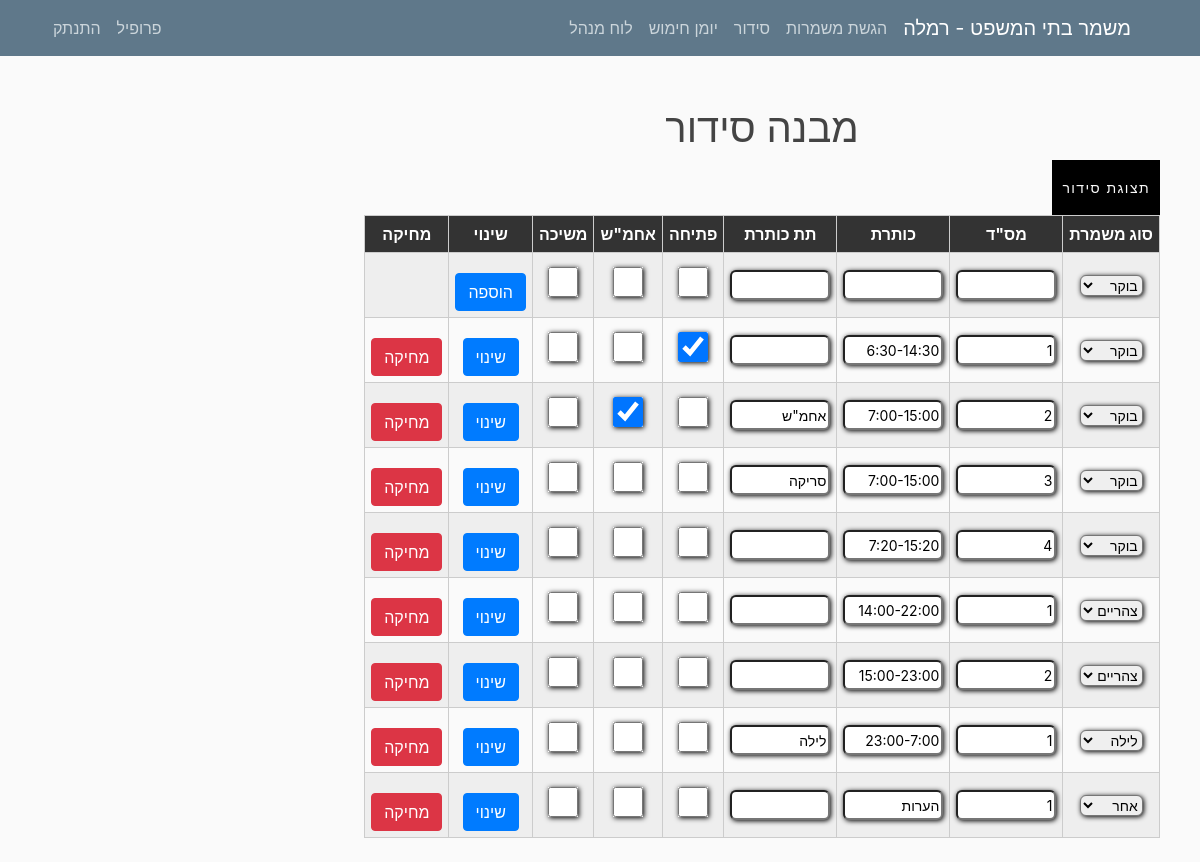
/organization/design/ (signed in), run on an earlier commit of the app's database.
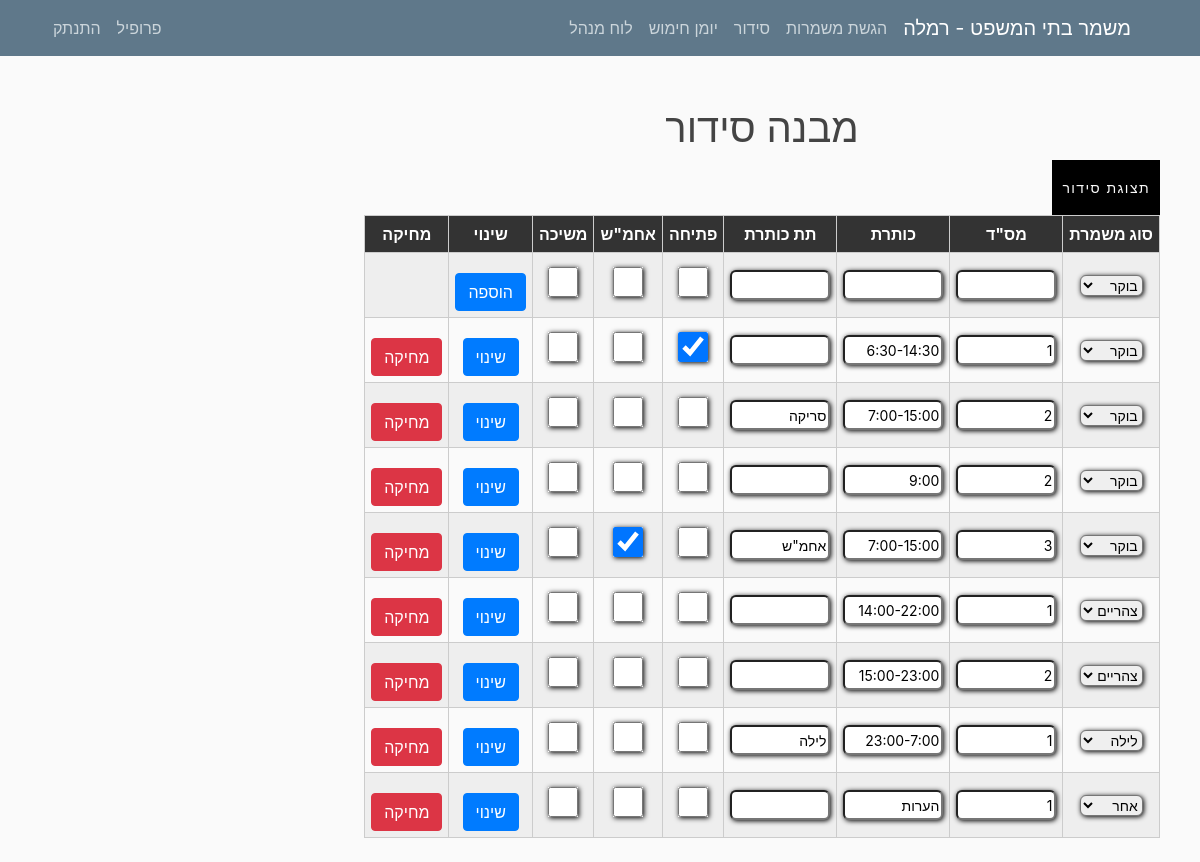
And on a later commit of the database.
### mishmar/models.py (models this page shows, shortened)
class Settings(models.Model):
    submitting = models.BooleanField(default=True, verbose_name="ניתן להגיש/לשנות הגשות")
    pin_code = models.IntegerField(default=1234, verbose_name="קוד זיהוי")
    officer = models.CharField(max_length=20, verbose_name="קצין מתקן")
    city = models.CharField(max_length=100, verbose_name="עיר")
    max_seq0 = models.IntegerField(default=2, verbose_name="מספר רצפים מקסימלי לילה לצהריים")
    max_seq1 = models.IntegerField(default=2, verbose_name="מספר רצפים מקסימלי צהריים לבוקר")
    version = models.CharField(max_length=10, default="1.0", verbose_name="גרסה")
    friday_morning = models.BooleanField(default=False, verbose_name="שישי בוקר נחשב במינימום הגשות?", blank=True)
    friday_noon = models.BooleanField(default=False, verbose_name="שישי בצהריים נחשב במינימום הגשות?", blank=True)
    num_mags = models.PositiveIntegerField(default=3, verbose_name="מספר מחסניות")
    hand_cuffs = models.PositiveIntegerField(default=8, verbose_name="מספר אזיקים")
    num_mag_cases = models.PositiveIntegerField(default=8, verbose_name="מספר פונדות")
    num_gun_cases = models.PositiveIntegerField(default=8, verbose_name="מספר נרתיקים")

class OrganizationShift(models.Model):
    title = models.CharField(max_length=200, verbose_name="משמרת")
    index = models.IntegerField(default=1, verbose_name="מספר משמרת")
    shift_num = models.IntegerField(default=1, verbose_name="סוג משמרת")
    sub_title = models.CharField(max_length=200, verbose_name="כותרת משמרת", blank=True, null=True)
    opening = models.BooleanField(default=False, verbose_name="פתיחה", blank=True)
    manager = models.BooleanField(default=False, verbose_name="אחמש", blank=True)
    pull = models.BooleanField(default=False, verbose_name="משיכה", blank=True)

### users/models.py (models this page shows, shortened)
class UserSettings(models.Model):
    user = models.OneToOneField(User, on_delete=models.CASCADE)
    nickname = models.CharField(default="אין", max_length=20, verbose_name="כינוי", blank=True)
    night = models.IntegerField(default=0, verbose_name="לילה")
    sat_night = models.IntegerField(default=0, verbose_name="שישי לילה/מוצ\"ש")
    fri_noon = models.IntegerField(default=0, verbose_name="שישי צהריים")
    sat_morning = models.IntegerField(default=0, verbose_name="שבת בוקר/צהריים")
    image = models.TextField(default="", verbose_name="תמונה", blank=True)
    sat = models.BooleanField(default=False, verbose_name="עושה רק מוצ\"ש")
    language = models.CharField(default="hebrew", max_length=30, verbose_name="שפה")
    class Meta:
        verbose_name = "הגדרות משתמש"
        verbose_name_plural = "הגדרות משתמשים"

### mishmar/views.py (the view, shortened to what this page needs)
# urls.py: path('organization/design/', organization_shift_view, name="organization-design"),
@staff_member_required
def organization_shift_view(request):
    context = {}
    days = []
    for x in range(7):
        days.append(datetime.date.today() + datetime.timedelta(days=x))
    shifts = OrganizationShift.objects.all().order_by('shift_num', 'index')
    context = {
        "shifts": shifts,
        "days": days,
    }
    return render(request, 'mishmar/organization_shift.html', context)

### mishmar/views.py (called while the page is built)
@register.filter
def get_city(string):
    settings = Settings.objects.all().first()
    return settings.city

@register.filter
def isStaff(user):
    return user.groups.filter(name='staff').exists()

@register.filter
def getmonth(month):
    letter = month.lower()[0]
    if (letter >= 'a' and letter <= 'z'):
        return month
    else:
        months_he = ["ינו", "פבר", "מרץ", "אפר", "מאי", "יונ", "יול", "אוג", "ספט", "אוק", "נוב", "דצמ"]
        months = ["jan", "feb", "mar", "apr", "may", "jun", "jul", "aug", "sep", "oct", "nov", "dec"]
        return months[months_he.index(month)]

@register.filter
def getday(string):
    letter = datetime.datetime.now().strftime("%b").lower()[0]
    if (letter >= 'a' and letter <= 'z'):
        return datetime.datetime.now()
    return datetime.datetime.now()

@register.filter(name="translate_text")
def translate_text(text, user, from_language="hebrew"):
    if user.is_authenticated:
        user_settings = USettings.objects.all().filter(user=user).first()
        if from_language != user_settings.language:
            langs_dict = GoogleTranslator.get_supported_languages(as_dict=True)
            translator = GoogleTranslator(source='auto', target=langs_dict[user_settings.language])
            return translator.translate(text).capitalize()
    return text

@register.filter
def get_base_string(user, num):
    return translate_text(base_strings[int(num)], user, "hebrew")

### mishmar/templates/mishmar/organization_shift.html (shortened to what this page needs)
{% extends "mishmar/base.html" %}
{% block content %}
<ul style="padding-left: 100px; padding-right: 10px">
        <h1>מבנה סידור</h1>
        <div class="row" style="margin-right: 0px;">
            <div>
        <form method="POST">
        <button class="but effect01" type="submit" name="view_org"><span>תצוגת סידור</span></button>
    </form>
</div>
</div>
        <table class="responsive-table-input-matrix" style="align-items: center">
            <thead>
            <tr>
                <th>סוג משמרת</th>
                <th>מס"ד</th>
                <th>כותרת</th>
                <th>תת כותרת</th>
                <th>פתיחה</th>
                <th>אחמ"ש</th>
                <th>משיכה</th>
                <th>שינוי</th>
                <th>מחיקה</th>
            </tr>
            </thead>
            <tbody>
                <form method="POST">
                <tr style="align-content: end">
                    <td><select name="shift_num" id="shift_num">
                        <option value="1">בוקר</option>
                    </select></td>
                    <td><input type="number" name="index_num" id="index_num" min="1" required style="width:100px;"></td>
                    <td><input type="text" name="title" id="title" required style="width:100px;"></td>
                    <td><input type="text" name="sub_title" id="sub_title" style="width:100px;"></td>
                    <td><input type="checkbox" name="opening" id="opening" ></td>
                    <td><input type="checkbox" name="manager" id="manager" ></td>
                    <td><input type="checkbox" name="pull" id="pull" ></td>
                    <td style="padding-top:20px;"><button class="btn btn-primary" type="submit" name="add" id="add">הוספה</button></td>
                    <td></td>
                </tr>
                </form>
                <form method="POST">
                {% for shift in shifts %}
            <tr style="align-content: end">
                <td><select name="shift_num{{shift.id}}" id="shift_num{{shift.id}}">
                    <option value="1" {% if shift.shift_num == 1 %} selected {% endif %}>בוקר</option>
                    <option value="2" {% if shift.shift_num == 2 %} selected {% endif %}>צהריים</option>
                    <option value="3" {% if shift.shift_num == 3 %} selected {% endif %}>לילה</option>
                    <option value="4" {% if shift.shift_num == 4 %} selected {% endif %}>אחר</option>
                </select></td>
                <td><input type="number" name="index_num{{shift.id}}" id="index_num{{shift.id}}" min="1" required style="width:100px;" value="{{ shift.index }}"></td>
                <td><input type="text" name="title{{shift.id}}" id="title{{shift.id}}" required style="width:100px;" value="{{ shift.title }}"></td>
                <td><input type="text" name="sub_title{{shift.id}}" id="sub_title{{shift.id}}" style="width:100px;" {% if shift.sub_title != None %} value="{{ shift.sub_title }}" {% endif %}></td>
                <td><input type="checkbox" name="opening{{shift.id}}" id="opening{{shift.id}}" {% if shift.opening %} checked {% endif %}></td>
                <td><input type="checkbox" name="manager{{shift.id}}" id="manager{{shift.id}}" {% if shift.manager %} checked {% endif %}></td>
                <td><input type="checkbox" name="pull{{shift.id}}" id="pull{{shift.id}}" {% if shift.pull %} checked {% endif %}></td>
                <td style="padding-top:20px;"><button class="btn btn-primary" type="submit" value="{{shift.id}}" name="change" id="change">שינוי</button></td>
                <td style="padding-top:20px;"><button class="btn btn-danger" type="submit" value="{{shift.id}}" name="delete" id="delete">מחיקה</button></td>
            </tr>
            {% endfor %}
        </form>
            </tbody>
        </table>
{% endblock content %}

### mishmar/templates/mishmar/base.html (shortened to what this page needs)
{% load static %}
<!DOCTYPE html>
<html dir = rtl>
<head>
    <link rel="stylesheet" href="https://maxcdn.bootstrapcdn.com/bootstrap/4.0.0/css/bootstrap.min.css">
    <link rel="stylesheet" type="text/css" href="{% static 'mishmar/main.css' %}">
    <link rel="stylesheet" type="text/css" href="{% static 'mishmar/matrix.css' %}">
    <link rel="stylesheet" type="text/css" href="{% static 'mishmar/neon.css' %}">
</head>
<body>
    <header class="site-header">
      <nav class="navbar navbar-expand-md navbar-dark bg-steel fixed-top">
        <div class="container">
          <a class="navbar-brand mr-4" href="{% url 'Home' %}">משמר בתי המשפט - {{ ""|get_city }}</a>
          <div class="collapse navbar-collapse" id="navbarToggle">
            <div class="navbar-nav ">
              {% if request.user.is_authenticated %}
              {% if request.user.username != 'metagber' %}
              <a style="margin-right: 0.5em" class="nav-item nav-link" href="{% url 'Serve' %}">{{ request.user|get_base_string:"1" }}</a>
                <a  class="nav-item nav-link" href="{% url 'Organization' %}">{{ request.user|get_base_string:"2" }}</a>
                {% endif %}
                <a  class="nav-item nav-link" href="{% url 'armingday' year='today'|getday|date:'Y' month='today'|getday|date:'b'|getmonth day='today'|getday|date:'d' %}">יומן חימוש</a>
                {% endif %}
                {% if request.user|isStaff %}
                    <a  class="nav-item nav-link" href="{% url 'staff-panel' %}">לוח מנהל</a>
                {% endif %}
            </div>
            <div class="navbar-nav mr-auto">
                {% if request.user.is_authenticated %}
                {% if request.user.username != 'metagber' %}
                    <a class="nav-item nav-link" href="{% url 'profile' %}">{{ request.user|get_base_string:"6" }}</a>
                    {% endif %}
                    <a class="nav-item nav-link" href="{% url 'logout' %}">{{ request.user|get_base_string:"7" }}</a>
                 {% else %}
                    <a class="nav-item nav-link" href="{% url 'login' %}">{{ request.user|get_base_string:"8" }}</a>
                    <a class="nav-item nav-link" href="{% url 'register' %}">{{ request.user|get_base_string:"9" }}</a>
                {% endif %}
            </div>
          </div>
        </div>
      </nav>
    </header>
    <main role="main" class="container">
      <div class="row" dir="rtl">
        <div>
          {% block content %}{% endblock %}
        </div>
      </div>
    </main>
</body>
</html>

### mishmar/static/mishmar/main.css (style rules this page uses)
body { background: #fafafa; color: #333333; margin-top: 5rem; padding: 1.5em; direction: rtl; text-align: right; }
h1, h2, h3, h4, h5, h6 { color: #444444; direction: rtl; text-align: center; }
ul { direction: rtl; margin: 0; text-align: right; }
.bg-steel { background-color: #5f788a; }
.site-header .navbar-nav .nav-link { color: #cbd5db; }
input[type=text] { width: 170px; height: 30px; overflow: hidden; font-size: 14px; border-radius: 6px; box-shadow: 1px 1px 5px black; border: 1; }
input[type=number] { width: 170px; height: 30px; overflow: hidden; font-size: 14px; border-radius: 6px; box-shadow: 1px 1px 5px black; border: 1; }
input[type=checkbox] { width: 30px; height: 30px; overflow: hidden; font-size: 14px; border-radius: 6px; box-shadow: 1px 1px 5px black; border: 1; }
select { overflow: hidden; font-size: 14px; border-radius: 6px; box-shadow: 1px 1px 5px black; border: 1; }

### mishmar/static/mishmar/matrix.css (style rules this page uses)
table { width: 100%; border-collapse: collapse; }
tr:nth-of-type(odd) { background: #eee; }
th { background: #333; color: white; font-weight: bold; }
td, th { padding: 6px; border: 1px solid #ccc; text-align: center; white-space: pre-line; }

### mishmar/static/mishmar/neon.css (style rules this page uses)
.but { letter-spacing: 0.1em; cursor: pointer; font-size: 14px; font-weight: 400; line-height: 45px; max-width: 160px; position: relative; text-decoration: none; text-transform: uppercase; width: 100%; }
.effect01 { color: #fafafa; border: 4px solid #000; box-shadow:0px 0px 0px 1px #000 inset; background-color: #000; overflow: hidden; position: relative; transition: all 0.3s ease-in-out; }
.effect01 span { transition: all 0.2s ease-out; z-index: 2; }
.effect01:after { background: #fafafa; border: 0px solid #000; content: ""; height: 155px; left: -75px; opacity: .8; position: absolute; top: -50px; -webkit-transform: rotate(35deg); transform: rotate(35deg); width: 50px; transition: all 1s cubic-bezier(0.075, 0.82, 0.165, 1); z-index: 1; }

What changed in the data, as far as the page shows it:
removed OrganizationShift: shift_num+id "בוקר", index "4", title "7:20-15:20"
changed OrganizationShift "סריקה": id "3" → "2"; moves up the list
added OrganizationShift: shift_num+id "בוקר", index "2", title "9:00"
changed OrganizationShift "אחמ\"ש": index "2" → "3"
